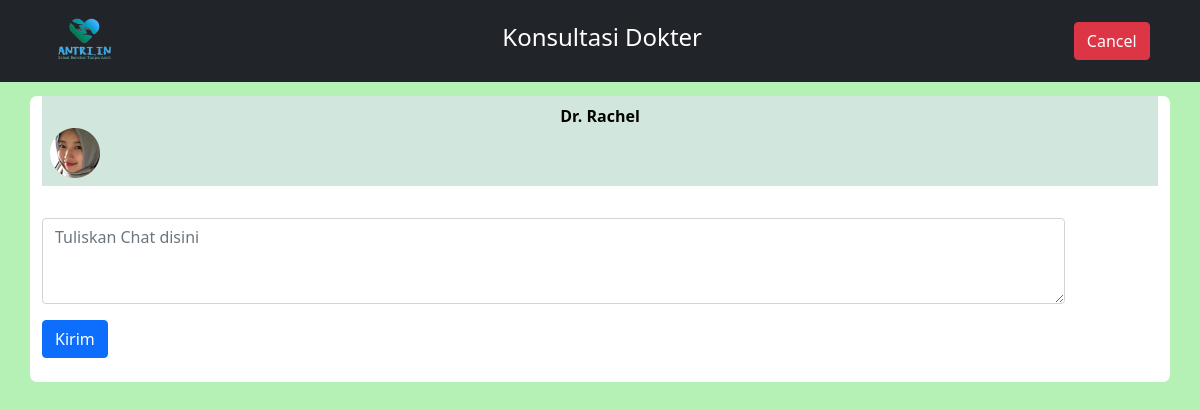
/views/pengguna/chatKonsultasi.php?id_dok_akun=6131043867 (signed in), run on an earlier commit of the app's database.
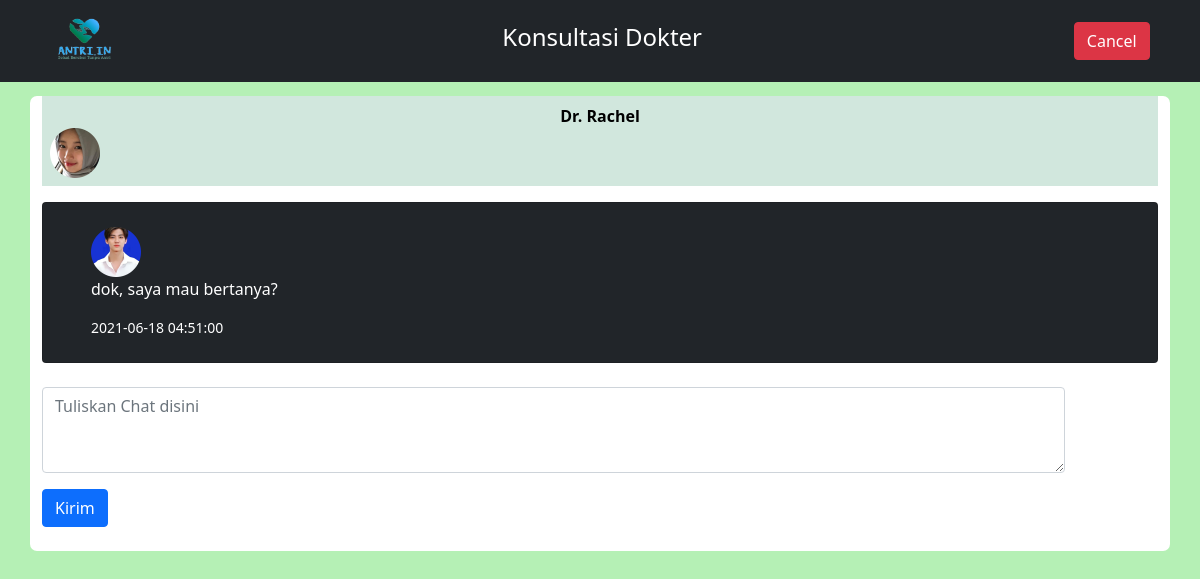
And on a later commit of the database.
### tables this page shows
CREATE TABLE `chat_online` (
  `id_chat` bigint(20) NOT NULL,
  `conversations` text NOT NULL,
  `time_cnvs` datetime NOT NULL,
  `id_dok_chat` bigint(20) NOT NULL,
  `id_akun_chat` bigint(20) NOT NULL
);

### controllers/select_data.php (called while the page is built, shortened)
<?php
require_once 'db_connnect.php';
function view_data($query){
    global $conn;
    $statementt = mysqli_prepare($conn, $query);
    mysqli_stmt_execute($statementt);
    $rows = [];
    $res = mysqli_stmt_get_result($statementt);
    while ($row = mysqli_fetch_assoc($res)) {
        $rows[] = $row;
    }
    return $rows;
}
function data_view($query, $id_data){
    global $conn;
    $statementt = mysqli_prepare($conn, $query);
    mysqli_stmt_bind_param($statementt, 'i', $id_data);
    mysqli_stmt_execute($statementt);
    $reslt = mysqli_stmt_get_result($statementt);
    $getData = mysqli_fetch_assoc($reslt);
    return $getData;
}

### views/pengguna/chatKonsultasi.php (the view, shortened to what this page needs)
<?php require_once '../../controllers/select_data.php';
$id_dok_akun = $_GET['id_dok_akun'];
$id_uname = $_SESSION['log_uname'];
$usr_log = data_view("SELECT * FROM akun WHERE username = ?", $id_uname);
$akun_usr = $usr_log['id_akun'];
$chat_data = view_data("SELECT * FROM chat_online WHERE id_akun_chat = '$akun_usr' and id_dok_chat = '$id_dok_akun'");
$dok_data = data_view("SELECT * FROM list_dokter WHERE id_akun_dok = ?", $id_dok_akun);
?>
<!doctype html>
<html lang="en">
<head>
    <link href="https://cdn.jsdelivr.net/npm/bootstrap@5.0.0-beta3/dist/css/bootstrap.min.css" rel="stylesheet">
</head>
<body style="background-color: rgb(181, 240, 181);">
    <div class="d-flex justify-content-between">
        <nav class="navbar navbar-expand-lg navbar-dark bg-dark fixed-top">
            <div class="container">
                <a class="navbar-brand" href="">
                    <img src="../../storages/gambar/logo.png" width="60" alt="">
                </a>
                <div class="collapse navbar-collapse" id="navbarSupportedContent">
                    <ul class="navbar-nav mx-auto">
                        <li class="nav-item active">
                            <a class="nav-link active" aria-current="page" href="">
                                <h4>Konsultasi Dokter</h4>
                            </a>
                        </li>
                    </ul>
                </div>
                <a href="reservasi.php?id_dok_rsv=<?= $dok_data['id_dokter'] ?>" type="button" class="btn btn-danger">Cancel</a>
        </nav>
    </div>
    <br><br><br><br>
    <div class="container" style="background-color: rgb(255, 255, 255); border-radius: 7px;">
        <table class="table table-dark table-borderless">
            <thead>
                <tr class="table-success">
                    <th scope="col" colspan="4">
                        <center>
                            Dr. <?= $dok_data['nama_dokter'] ?>
                        </center>
                        <img src="../../storages/gambar/wanita.png" alt="Avatar" style="width:50px;height:50px">
                    </th>
                </tr>
            </thead>
        </table>
        <?php
        foreach ($chat_data as $cht) {
        ?>
            <div class="card bg-dark text-white mb-2 px-5 py-4">
                <img src="../../storages/gambar/laki.png" alt="Avatar" style="width:50px;height:50px">
                <p><?= $cht['conversations'] ?></p>
                <small><?= $cht['time_cnvs'] ?></small>
            </div>
        <?php
        }
        ?>
        <div class="row">
            <form action="../../controllers/add_data.php" method="POST">
                <div class="col-md-11 mt-3">
                    <textarea class="form-control" id="chatOnlineTextArea" rows="3" name="online_convrst" placeholder="Tuliskan Chat disini"></textarea>
                </div>
                <div class="col-md-1 mt-3">
                    <input type="submit" class="btn btn-primary" value="Kirim" name="add_chat"></input>
                </div>
            </form>
        </div>
        <br>
    </div>
    <br><br><br>
</body>
</html>

What changed in the data, as far as the page shows it:
added chat_online: conversations "dok, saya mau bertanya?", time_cnvs "2021-06-18 04:51:00"
